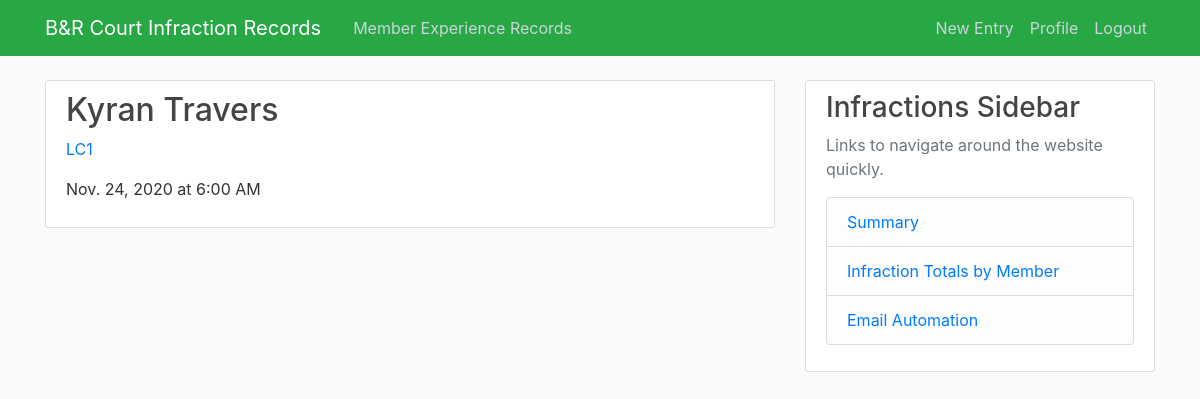
/courtinfractions/record/30/ (signed in), run on the app's committed database.
### courtinfractions/models.py (models this page shows, shortened)
class courtInf(models.Model):
    codeInf = [
        ('LC1', 'Late Cancel'),
        ('NS1', 'No Show'),
        ('SD1', 'Singles to Doubles'),
        ('GN1', 'Guest Name'),
        ('OTH', 'Other (Please specify in notes)'),
    ]
    codeTime = [
        ('5:40 AM', '5:40 AM'),
        ('6:00 AM', '6:00 AM'),
        ('6:20 AM', '6:20 AM'),
        ('7:00 AM', '7:00 AM'),
        ('7:40 AM', '7:40 AM'),
        ('8:00 AM', '8:00 AM'),
        ('8:20 AM', '8:20 AM'),
        ('9:00 AM', '9:00 AM'),
        ('9:40 AM', '9:40 AM'),
        ('10:00 AM', '10:00 AM'),
        ('10:20 AM', '10:20 AM'),
        ('11:00 AM', '11:00 AM'),
        ('11:40 AM', '11:40 AM'),
        ('12:00 PM', '12:00 PM'),
        ('12:15 PM', '12:15 PM'),
        ('12:20 PM', '12:20 PM'),
        ('1:00 PM', '1:00 PM'),
        ('1:15 PM', '1:15 PM'),
        ('1:40 PM', '1:40 PM'),
        ('2:00 PM', '2:00 PM'),
        ('2:15 PM', '2:15 PM'),
        ('2:20 PM', '2:20 PM'),
        ('3:00 PM', '3:00 PM'),
        ('3:30 PM', '3:30 PM'),
        ('3:40 PM', '3:40 PM'),
        ('4:00 PM', '4:00 PM'),
        ('4:20 PM', '4:20 PM'),
        ('4:30 PM', '4:30 PM'),
        ('5:00 PM', '5:00 PM'),
        ('5:30 PM', '5:30 PM'),
        ('5:40 PM', '5:40 PM'),
        ('6:00 PM', '6:00 PM'),
        ('6:20 PM', '6:20 PM'),
        ('6:30 PM', '6:30 PM'),
        ('7:00 PM', '7:00 PM'),
        ('7:30 PM', '7:30 PM'),
        ('7:40 PM', '7:40 PM'),
        ('8:00 PM', '8:00 PM'),
        ('8:20 PM', '8:20 PM'),
        ('8:30 PM', '8:30 PM'),
        ('9:00 PM', '9:00 PM'),
        ('9:30 PM', '9:30 PM'),
        ('9:40 PM', '9:40 PM'),
    ]
    name = models.ForeignKey(contactInfo, on_delete=models.PROTECT)
    sport = models.CharField(max_length=2, choices=[
        ('TN', 'Tennis'), ('SQ', 'Squash'), ('BM', 'Badminton'),
        ('PB', 'Pickleball'), ('PT', 'Platform Tennis')
    ])
    infraction = models.CharField(max_length=3, choices=codeInf)
    date = models.DateField(default=timezone.now)
    courtTime = models.CharField(max_length=8, choices=codeTime)
    notes = models.TextField(blank=True)
    date_created = models.DateTimeField(default=timezone.now)
    author = models.ForeignKey(User, on_delete=models.PROTECT)

class contactInfo(models.Model):
    memberName = models.CharField(max_length=200)
    email = models.CharField(max_length=254)
    def __str__(self):
        return self.memberName

### courtinfractions/views.py (the view)
# urls.py: path('record/<int:pk>/', CIDetailView.as_view(), name='CI-record'),
class CIDetailView(LoginRequiredMixin, DetailView):
    model = courtInf
    template_name = 'courtinfractions/courtInf_detail.html'

### courtinfractions/templates/courtinfractions/courtInf_detail.html (shortened to what this page needs)
{% extends 'courtinfractions/base.html' %}
{% block content %}
<article class="media content-section">
    <div class="media-body">
        <div class="article-metadatea">
            <h2><a class="article-title" href="{% url 'CI-member' object.name %}">{{ object.name }}</a></h2>
            <p><a class="article-content" href="{% url 'CI-record' object.id %}">{{ object.infraction }}</a></p>
        </div>
        <p class="article-content">{{ object.date }} at {{ object.courtTime }}</p>
    </div>
</article>
{% endblock content %}

### courtinfractions/static/courtinfractions/main.css (style rules this page uses)
body { background: #fafafa; color: #333333; margin-top: 5rem; }
h1, h2, h3, h4, h5, h6 { color: #444444; }
.content-section { background: #ffffff; padding: 10px 20px; border: 1px solid #dddddd; border-radius: 3px; margin-bottom: 20px; }
.article-title { color: #444444; }
.article-content { white-space: pre-line; }

### data on the page
courtInf: name "Kyran Travers", infraction "LC1", date "Nov. 24, 2020", courtTime "6:00 AM"
